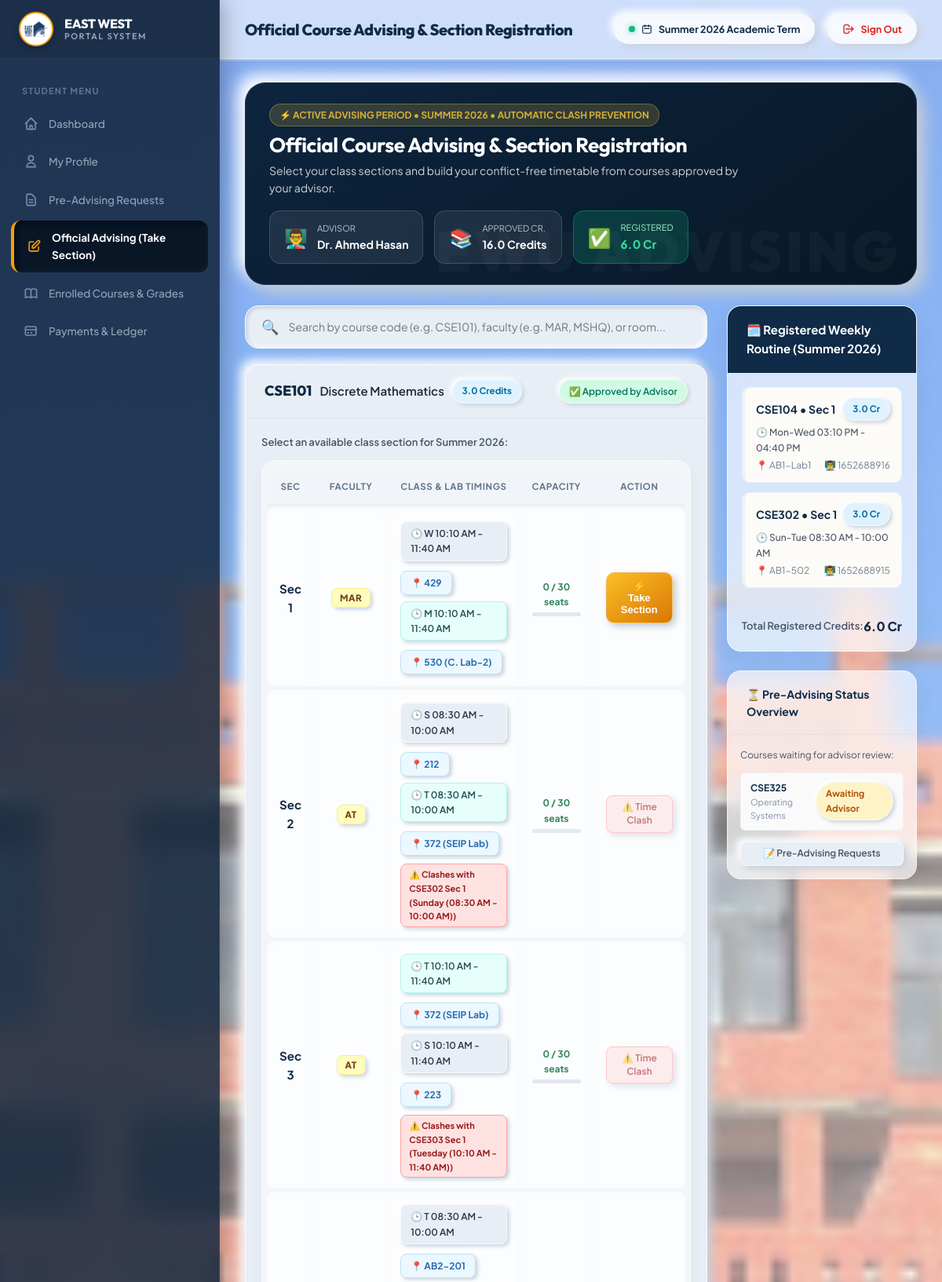
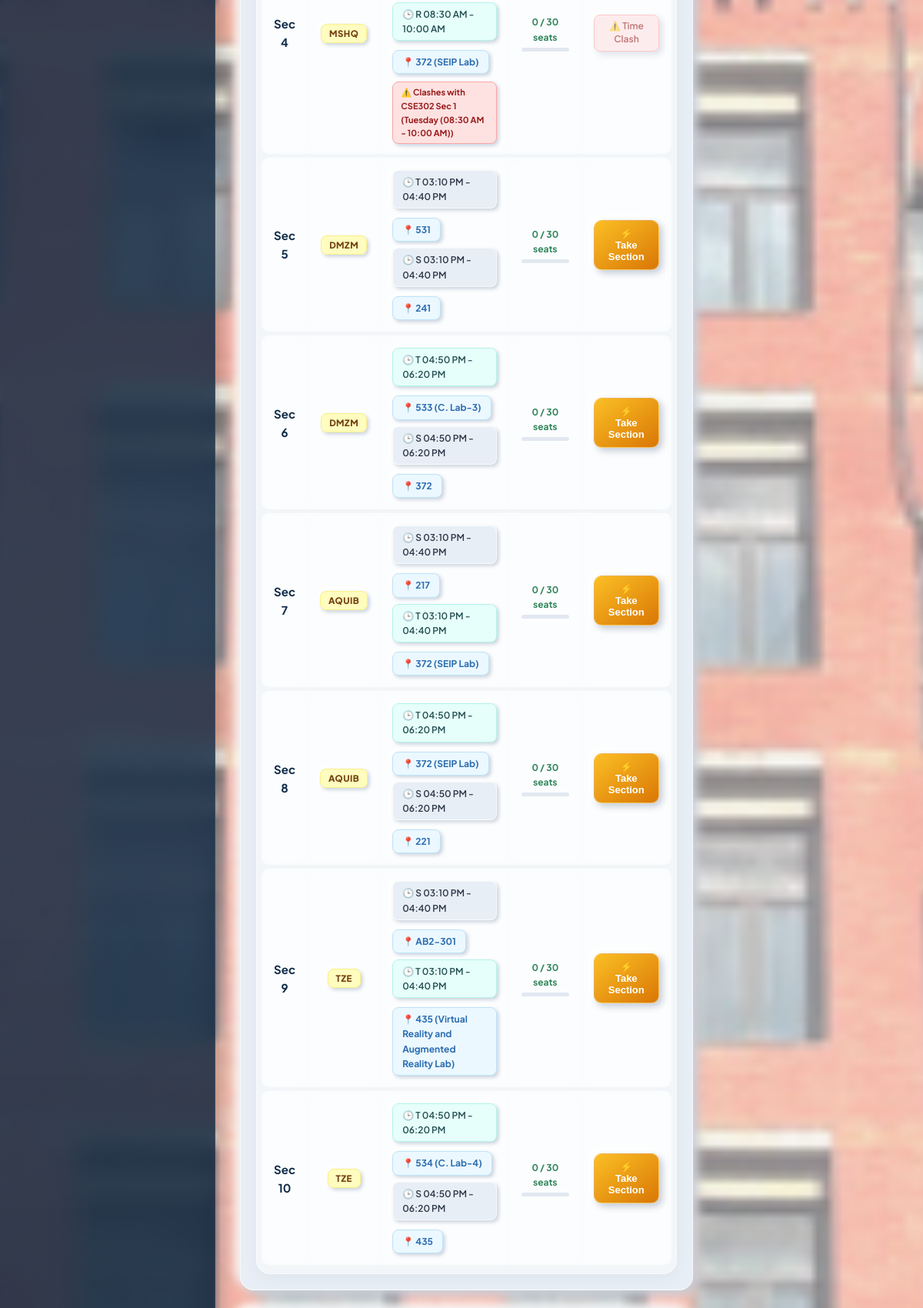
The page /student/advising.php (signed in, upper part) on the database its author committed (2 pictures, top to bottom).
### tables this page shows
CREATE TABLE `enrollment` (
  `Enrollment_ID` int(11) NOT NULL,
  `Enrollment_Type` varchar(50) DEFAULT NULL,
  `Advising_Status` varchar(50) DEFAULT 'Pending',
  `Mid_Mark` decimal(5,2) DEFAULT NULL,
  `Final_Mark` decimal(5,2) DEFAULT NULL,
  `Grade` varchar(5) DEFAULT 'N/A',
  `Section_Id` int(11) DEFAULT NULL,
  `ManagedBy_Faculty_ID` varchar(20) DEFAULT NULL,
  `Student_ID` varchar(20) DEFAULT NULL,
  `Semester` varchar(20) NOT NULL DEFAULT 'Summer',
  `Year` int(11) NOT NULL DEFAULT 2026
);

CREATE TABLE `section` (
  `Section_Id` int(11) NOT NULL,
  `Section_No` int(11) NOT NULL,
  `Time_Slot` varchar(50) DEFAULT NULL,
  `Room_No` varchar(20) DEFAULT NULL,
  `Capacity` int(11) DEFAULT NULL,
  `Course_ID` varchar(15) DEFAULT NULL,
  `Faculty_ID` varchar(20) DEFAULT NULL
);

CREATE TABLE `faculty` (
  `Faculty_ID` varchar(20) NOT NULL,
  `First_name` varchar(50) NOT NULL,
  `Last_name` varchar(50) NOT NULL,
  `Designation` varchar(50) DEFAULT NULL,
  `Room_No` varchar(20) DEFAULT NULL,
  `E_mail` varchar(100) DEFAULT NULL,
  `Password` varchar(255) NOT NULL DEFAULT '$2y$10$e84WvT6bX.8K7aJpZl1G7.R03wX/VqWj.6T8m9E1P3Q5R7S9T0U1V',
  `Dept_ID` int(11) DEFAULT NULL
);

### student/advising.php (the view, shortened to what the rows shown need)
<?php
require_once __DIR__ . '/../config/auth.php';
$studentId = $_SESSION['user_id'];
function get_alt_code($code) {
    return preg_replace('/^([A-Za-z]+)(\d+)$/', '$1-$2', $code);
}
function get_student_enrolled_schedule($pdo, $studentId) {
    $stmt = $pdo->prepare("
        SELECT e.Enrollment_ID, sec.Section_Id, sec.Section_No, sec.Time_Slot, sec.Room_No,
               sec.Course_ID, c.Course_Title
        FROM Enrollment e
        JOIN Section sec ON e.Section_Id = sec.Section_Id
        JOIN Course c ON sec.Course_ID = c.Course_ID
        WHERE e.Student_ID = ?
    ");
    $stmt->execute([$studentId]);
    $rows = $stmt->fetchAll();
    $enrolledSections = [];
    foreach ($rows as $r) {
        $slots = parse_ewu_time_slots($r['Time_Slot']);
        $enrolledSections[] = [
            'enrollment_id' => $r['Enrollment_ID'],
            'course_id'     => $r['Course_ID'],
            'course_title'  => $r['Course_Title'],
            'section_no'    => $r['Section_No'],
            'time_slot'     => $r['Time_Slot'],
            'room_no'       => $r['Room_No'],
            'slots'         => $slots
        ];
    }
    return $enrolledSections;
}
$stmtApproved = $pdo->prepare("
    SELECT ic.Course_ID, c.Course_Title, c.Credits, MAX(pa.Pre_Advising_ID) AS Pre_Advising_ID
    FROM IncludedCourse ic
    JOIN Pre_Advising pa ON ic.Pre_Advising_ID = pa.Pre_Advising_ID
    JOIN Course c ON ic.Course_ID = c.Course_ID
    WHERE pa.Student_ID = ? AND ic.Status = 'Approved'
    GROUP BY ic.Course_ID, c.Course_Title, c.Credits
    ORDER BY ic.Course_ID ASC
");
$stmtApproved->execute([$studentId]);
$approvedCourses = $stmtApproved->fetchAll();
$activeEnrolledSchedule = get_student_enrolled_schedule($pdo, $studentId);
$advisingList = [];
$enrolledRoutineList = [];
foreach ($approvedCourses as $c) {
    $cid = $c['Course_ID'];
    $altCid = get_alt_code($cid);
    $stmtFC = $pdo->prepare("
        SELECT fc.course, fc.section, fc.faculty, fc.capacity,
               GROUP_CONCAT(fc.timing ORDER BY fc.id SEPARATOR '||') AS TimingRaw,
               GROUP_CONCAT(fc.room_no ORDER BY fc.id SEPARATOR '||') AS RoomRaw
        FROM faculty_courses fc
        WHERE fc.course = ? OR fc.course = ?
        GROUP BY fc.course, fc.section, fc.faculty, fc.capacity
        ORDER BY CAST(fc.section AS UNSIGNED) ASC
    ");
    $stmtFC->execute([$cid, $altCid]);
    $fcSections = $stmtFC->fetchAll();
    $sections = [];
    if (!empty($fcSections)) {
        foreach ($fcSections as $fc) {
            $secNo = intval($fc['section']);
            $cap = 30;
            if (preg_match('/\/(\d+)/', $fc['capacity'], $m)) {
                $cap = intval($m[1]);
            }
            $stmtSecId = $pdo->prepare("
                SELECT sec.Section_Id,
                       (SELECT COUNT(*) FROM Enrollment e WHERE e.Section_Id = sec.Section_Id) AS Filled
                FROM Section sec
                WHERE (sec.Course_ID = ? OR sec.Course_ID = ?) AND sec.Section_No = ?
                LIMIT 1
            ");
            $stmtSecId->execute([$cid, $altCid, $secNo]);
            $secRecord = $stmtSecId->fetch();
            $timings = explode('||', $fc['TimingRaw']);
            $rooms   = explode('||', $fc['RoomRaw']);
            $meetingSlots = [];
            for ($i = 0; $i < count($timings); $i++) {
                $meetingSlots[] = [
                    'timing' => $timings[$i] ?? '',
                    'room'   => $rooms[$i] ?? ''
                ];
            }
            $timingText = implode(' & ', $timings);
            if ($secRecord) {
                $sectionId = $secRecord['Section_Id'];
                $filled = $secRecord['Filled'];
            } else {
                $sectionId = $pdo->lastInsertId();
                $filled = 0;
            }
            $thisSecSlots = parse_ewu_time_slots($timingText);
            $hasClash = false;
            $clashWith = '';
            foreach ($activeEnrolledSchedule as $enrSec) {
                if ($enrSec['course_id'] === $cid || $enrSec['course_id'] === $altCid) {
                    continue;
                }
                $clashRes = check_schedule_clash($thisSecSlots, $enrSec['slots']);
                if ($clashRes['clash']) {
                    $hasClash = true;
                    $clashWith = "{$enrSec['course_id']} Sec {$enrSec['section_no']} ({$clashRes['details']})";
                    break;
                }
            }
            $sections[] = [
                'Section_Id'   => $sectionId,
                'Section_No'   => $secNo,
                'Faculty'      => $fc['faculty'],
                'Meetings'     => $meetingSlots,
                'Capacity'     => $cap,
                'Filled'       => $filled,
                'IsFull'       => ($filled >= $cap),
                'HasClash'     => $hasClash,
                'ClashWith'    => $clashWith
            ];
        }
    }
    $stmtEnr = $pdo->prepare("
        SELECT e.Enrollment_ID, e.Advising_Status, sec.Section_Id, sec.Section_No, sec.Time_Slot, sec.Room_No,
               CONCAT(f.First_name, ' ', f.Last_name) AS Faculty_Name, f.Faculty_ID AS FacCode
        FROM Enrollment e
        JOIN Section sec ON e.Section_Id = sec.Section_Id
        LEFT JOIN Faculty f ON sec.Faculty_ID = f.Faculty_ID
        WHERE e.Student_ID = ? AND (sec.Course_ID = ? OR sec.Course_ID = ?)
    ");
    $stmtEnr->execute([$studentId, $cid, $altCid]);
    $currentEnrollment = $stmtEnr->fetch();
    if ($currentEnrollment) {
        $enrolledRoutineList[] = [
            'course'     => $c,
            'enrollment' => $currentEnrollment
        ];
    }
    $advisingList[] = [
        'course'     => $c,
        'sections'   => $sections,
        'enrollment' => $currentEnrollment
    ];
}
include __DIR__ . '/../includes/header.php';
?>
<div class="advising-hero">
    <div style="display: flex; justify-content: space-between; align-items: center; flex-wrap: wrap; gap: 18px;">
        <div>
            <h1 style="color: #ffffff; font-size: 26px; margin-bottom: 4px;">
                Official Course Advising & Section Registration
            </h1>
        </div>
    </div>
</div>
<div style="display: grid; grid-template-columns: 2fr 1fr; gap: 25px; align-items: start;">
    <div>
        <?php if (empty($advisingList)): ?>
            <div class="panel">
                <div class="panel-body" style="text-align: center; padding: 60px 20px; color: var(--text-muted);">
                    <div style="font-size: 52px; margin-bottom: 15px;">📋</div>
                    <h3 style="color: var(--primary); margin-bottom: 8px;">No Approved Courses Available for Advising</h3>
                    <p style="font-size: 14px; max-width: 480px; margin: 0 auto 20px; line-height: 1.6;">
                        You must first submit your desired courses in <strong>Pre-Advising</strong>, and your faculty advisor must approve them before class sections become available for registration.
                    </p>
                    <a href="pre_advising.php" class="btn btn-gold" style="font-weight: 700; padding: 12px 24px; display: inline-flex; align-items: center; gap: 8px;">
                        📝 Open Pre-Advising Form →
                    </a>
                </div>
            </div>
        <?php else: ?>
            <div id="advising_courses_container">
                <?php foreach ($advisingList as $item):
                    $c = $item['course'];
                    $sections = $item['sections'];
                    $enr = $item['enrollment'];
                ?>
                    <div class="course-card-adv course-block" data-course="<?= htmlspecialchars($c['Course_ID']) ?>">
                        <div style="padding: 20px;">
                            <?php if ($enr): ?>
                                <div class="enrolled-ribbon">
                                    <div style="display: flex; align-items: center; gap: 14px;">
                                        <div style="font-size: 32px;">🎉</div>
                                        <div>
                                            <div style="font-size: 16px; font-weight: 800; letter-spacing: 0.3px;">
                                                Registered in Section <?= htmlspecialchars($enr['Section_No']) ?>
                                            </div>
                                            <div style="font-size: 13px; opacity: 0.95; margin-top: 4px;">
                                                🕒 <?= htmlspecialchars($enr['Time_Slot']) ?> &nbsp;•&nbsp; 📍 Room: <?= htmlspecialchars($enr['Room_No']) ?> &nbsp;•&nbsp; 👨‍🏫 Faculty: <?= htmlspecialchars($enr['Faculty_Name'] ?? 'TBA') ?>
                                            </div>
                                        </div>
                                    </div>
                                    <form action="advising.php" method="POST" onsubmit="return confirm('Are you sure you want to drop this section and choose another?')">
                                        <input type="hidden" name="enrollment_id" value="<?= $enr['Enrollment_ID'] ?>">
                                        <input type="hidden" name="course_id" value="<?= htmlspecialchars($c['Course_ID']) ?>">
                                        <button type="submit" name="drop_section" class="btn btn-sm btn-danger" style="padding: 8px 16px; font-size: 12px; font-weight: 700; background: rgba(0,0,0,0.25); border: 1px solid rgba(255,255,255,0.4);">
                                            🔄 Change / Drop Section
                                        </button>
                                    </form>
                                </div>
                            <?php elseif (count($sections) > 0): ?>
                                <div class="table-responsive">
                                    <table class="data-table" style="font-size: 13px;">
                                        <thead>
                                            <tr style="background: #f1f5f9;">
                                                <th style="width: 70px; text-align: center;">Sec</th>
                                                <th style="width: 80px; text-align: center;">Faculty</th>
                                                <th>Class & Lab Timings</th>
                                                <th style="width: 100px; text-align: center;">Capacity</th>
                                                <th style="width: 130px; text-align: center;">Action</th>
                                            </tr>
                                        </thead>
                                    </table>
                                </div>
                            <?php else: ?>
                                <div style="background: #f8fafc; border: 1px solid var(--border-color); border-radius: var(--radius-sm); padding: 16px; color: var(--text-muted); font-size: 13px; text-align: center;">
                                    ℹ️ This course is approved, but the department has not scheduled sections yet. Please check back later.
                                </div>
                            <?php endif; ?>
                        </div>
                    </div>
                <?php endforeach; ?>
            </div>
        <?php endif; ?>
    </div>
    <div>
        <div class="panel" style="margin-bottom: 24px; position: sticky; top: 20px;">
            <div class="panel-body" style="padding: 18px;">
                <?php if (!empty($enrolledRoutineList)): ?>
                    <div style="display: flex; flex-direction: column; gap: 12px;">
                        <?php foreach ($enrolledRoutineList as $er):
                            $c = $er['course'];
                            $enr = $er['enrollment'];
                        ?>
                            <div style="border-left: 4px solid var(--gold); background: #fdfbf7; padding: 12px 14px; border-radius: var(--radius-sm); border: 1px solid #edf2f7; border-left-width: 4px;">
                                <div style="display: flex; justify-content: space-between; align-items: center;">
                                    <strong style="color: var(--primary); font-size: 14px;">
                                        <?= htmlspecialchars($c['Course_ID']) ?> • Sec <?= htmlspecialchars($enr['Section_No']) ?>
                                    </strong>
                                    <span class="badge badge-info" style="font-weight: 700;"><?= number_format($c['Credits'], 1) ?> Cr</span>
                                </div>
                                <div style="font-size: 12px; color: #4a5568; margin-top: 5px; font-weight: 500;">
                                    🕒 <?= htmlspecialchars($enr['Time_Slot']) ?>
                                </div>
                                <div style="font-size: 12px; color: #718096; margin-top: 3px; display: flex; justify-content: space-between;">
                                    <span>📍 <?= htmlspecialchars($enr['Room_No']) ?></span>
                                    <span>👨‍🏫 <?= htmlspecialchars($enr['FacCode'] ?? $enr['Faculty_Name'] ?? 'TBA') ?></span>
                                </div>
                            </div>
                        <?php endforeach; ?>
                    </div>
                <?php endif; ?>
            </div>
        </div>
    </div>
</div>
<?php include __DIR__ . '/../includes/footer.php'; ?>

### rows shown on the page
enrollment: Course_ID "CSE104", Section_Id.Section_No "1", Credits "3.0", Section_Id.Time_Slot "Mon-Wed 03:10 PM - 04:40 PM", Section_Id.Room_No "AB1-Lab1", ManagedBy_Faculty_ID.Faculty_ID "1652688916"
enrollment: Course_ID "CSE302", Section_Id.Section_No "1", Credits "3.0", Section_Id.Time_Slot "Sun-Tue 08:30 AM - 10:00 AM", Section_Id.Room_No "AB1-502", ManagedBy_Faculty_ID.Faculty_ID "1652688915"

### other values the page prints
$pageTitle "Official Course Advising & Section Registration"
$profile['Advisor_Name'] "Dr. Ahmed Hasan"
$totalApprovedCredits "16.0"
$totalEnrolledCredits "6.0"
$c['Course_ID'] "CSE101"
$c['Course_Title'] "Discrete Mathematics"
$c['Credits'] "3.0"
$sec['Section_No'] "1"
$sec['Faculty'] "MAR"
$m['timing'] "W 10:10 AM - 11:40 AM"
$m['room'] "429"
$m['timing'] "M 10:10 AM - 11:40 AM"
$m['room'] "530 (C. Lab-2)"
$sec['Filled'] "0"
$sec['Capacity'] "30"
